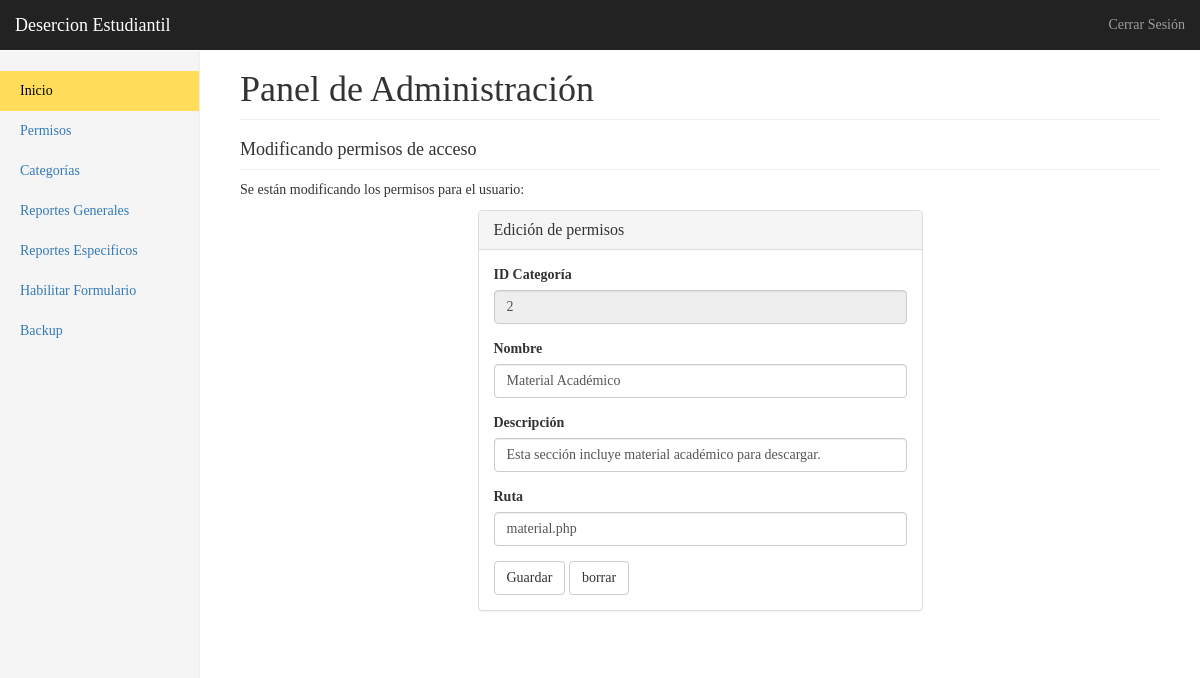
The page /admin/editarCategoria.php?id=2 (signed in) on the database as committed earlier.
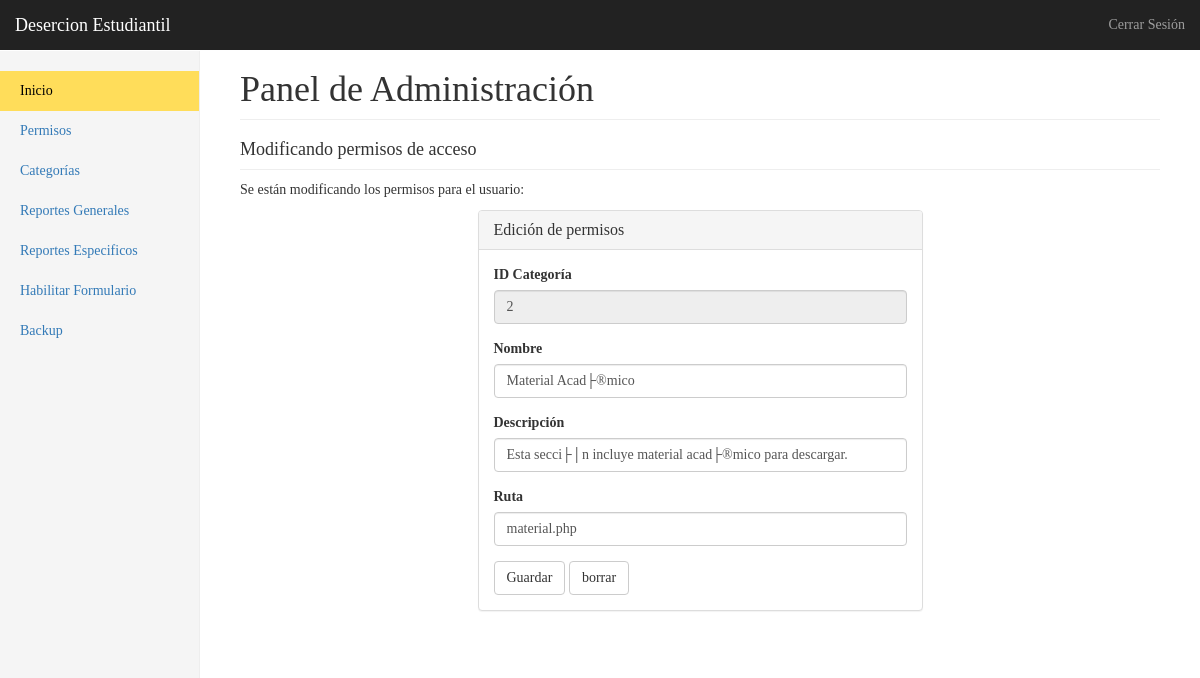
The same page on the database as committed later.
### tables this page shows
CREATE TABLE `categorias` (
  `ID_Categoria` int(11) NOT NULL AUTO_INCREMENT,
  `categoria` varchar(45) NOT NULL,
  `descripcion` varchar(255) NOT NULL,
  `ruta` varchar(40) NOT NULL,
  PRIMARY KEY (`ID_Categoria`)
);

### scripts/funciones.php (called while the page is built, shortened)
<?php
	$conexion = null;
	function getCategoriaPorId($id)
	{
		global $conexion;
		$respuesta = mysqli_query($conexion, "SELECT * FROM categorias WHERE ID_Categoria =  ".$id);
		return mysqli_fetch_row($respuesta);
	}
?>

### admin/editarCategoria.php (the view, shortened to what this page needs)
<?php
  require '../scripts/funciones.php';
  if( isset($_GET['id']) )
    $id = $_GET['id'];
  else header('Location: ../panelAdmin.php');
  $categoria = getCategoriaPorId($id);
?>
<!DOCTYPE html>
<html lang="es">
  <head>
    <link rel="stylesheet" href="https://maxcdn.bootstrapcdn.com/bootstrap/3.3.2/css/bootstrap.min.css">
    <link href="../css/dashboard.css" rel="stylesheet">
    <link rel="stylesheet" href="../css/graficas.css">
  </head>
  <body>
    <?php include 'menu-superior.php'; ?>
    <div class="container-fluid">
      <div class="row">
        <?php include 'menu-lateral.php'; ?>
        <div class="col-sm-9 col-sm-offset-3 col-md-10 col-md-offset-2 main">
          <h1 class="page-header">Panel de Administración</h1>
          <h4 class="sub-header">Modificando permisos de acceso</h4>
          <p>Se están modificando los permisos para el usuario:</p>
          <div class="row">
            <div class="col-sm-6 col-sm-offset-3">
            <div class="panel panel-default">
              <div class="panel-heading"><h3 class="panel-title">Edición de permisos</h3></div>
              <div class="panel-body">
                <form action="../scripts/editar-categoria.php" method="POST">
                  <div class="form-group">
                    <label for="txtId">ID Categoría</label>
                    <input type="number" class="form-control" id="txtId" name="txtId" value="<?= $categoria[0] ?>" readonly>
                  </div>
                  <div class="form-group">
                    <label for="txtNombre">Nombre</label>
                    <input type="text" class="form-control" id="txtNombre"  name="txtNombre" value="<?= $categoria[1] ?>">
                  </div>
                  <div class="form-group">
                    <label for="txtDescripcion">Descripción</label>
                    <input type="text" class="form-control" id="txtDescripcion" name="txtDescripcion" value="<?= $categoria[2] ?>">
                  </div>
                  <div class="form-group">
                    <label for="txtRuta">Ruta</label>
                    <input type="text" class="form-control" id="txtRuta" name="txtRuta" value="<?= $categoria[3] ?>">
                  </div>
                  <button type="submit" class="btn btn-default">Guardar</button>
                  <input type="reset" class="btn btn-default" value="borrar" >
                </form>
              </div>
            </div>
          </div>
        </div>
        </div>
      </div>
    </div>
  </body>
</html>

Rows that differ between the two databases and show on the page:
changed categorias "material.php": txtNombre "Material Académico" → "Material Acad├®mico"; txtDescripcion "Esta sección incluye material académico para descargar." → "Esta secci├│n incluye material acad├®mico para descargar."
